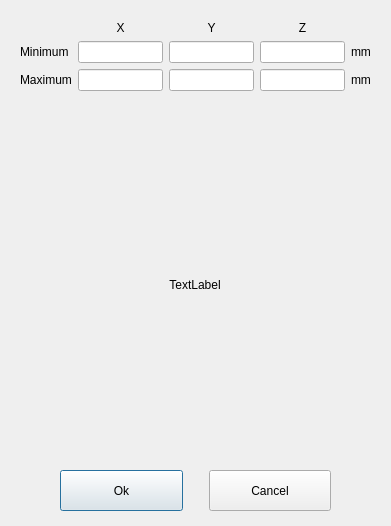
<?xml version="1.0" encoding="UTF-8"?>
<ui version="4.0">
 <class>BoundaryVisibleVolumeSettingForm</class>
 <widget class="QDialog" name="BoundaryVisibleVolumeSettingForm">
  <property name="geometry">
   <rect>
    <x>0</x>
    <y>0</y>
    <width>391</width>
    <height>526</height>
   </rect>
  </property>
  <property name="windowTitle">
   <string>Dialog</string>
  </property>
  <widget class="QWidget" name="gridLayoutWidget">
   <property name="geometry">
    <rect>
     <x>20</x>
     <y>20</y>
     <width>351</width>
     <height>71</height>
    </rect>
   </property>
   <layout class="QGridLayout" name="gridLayout">
    <item row="0" column="1">
     <widget class="QLabel" name="Xlabel">
      <property name="text">
       <string>X</string>
      </property>
      <property name="alignment">
       <set>Qt::AlignCenter</set>
      </property>
     </widget>
    </item>
    <item row="2" column="3">
     <widget class="QLineEdit" name="maxZlineEdit"/>
    </item>
    <item row="2" column="0">
     <widget class="QLabel" name="Maximumlabel">
      <property name="text">
       <string>Maximum</string>
      </property>
     </widget>
    </item>
    <item row="1" column="2">
     <widget class="QLineEdit" name="minYlineEdit"/>
    </item>
    <item row="1" column="1">
     <widget class="QLineEdit" name="minXlineEdit"/>
    </item>
    <item row="1" column="3">
     <widget class="QLineEdit" name="minZlineEdit"/>
    </item>
    <item row="2" column="2">
     <widget class="QLineEdit" name="maxYlineEdit"/>
    </item>
    <item row="0" column="2">
     <widget class="QLabel" name="Ylabel">
      <property name="text">
       <string>Y</string>
      </property>
      <property name="alignment">
       <set>Qt::AlignCenter</set>
      </property>
     </widget>
    </item>
    <item row="1" column="0">
     <widget class="QLabel" name="Minimumlabel">
      <property name="text">
       <string>Minimum</string>
      </property>
     </widget>
    </item>
    <item row="0" column="3">
     <widget class="QLabel" name="Zlabel">
      <property name="text">
       <string>Z</string>
      </property>
      <property name="alignment">
       <set>Qt::AlignCenter</set>
      </property>
     </widget>
    </item>
    <item row="2" column="1">
     <widget class="QLineEdit" name="maxXlineEdit"/>
    </item>
    <item row="1" column="4">
     <widget class="QLabel" name="mm1label">
      <property name="text">
       <string>mm</string>
      </property>
     </widget>
    </item>
    <item row="2" column="4">
     <widget class="QLabel" name="mm2label">
      <property name="text">
       <string>mm</string>
      </property>
     </widget>
    </item>
   </layout>
  </widget>
  <widget class="QLabel" name="Imagelabel">
   <property name="geometry">
    <rect>
     <x>20</x>
     <y>110</y>
     <width>350</width>
     <height>350</height>
    </rect>
   </property>
   <property name="sizePolicy">
    <sizepolicy hsizetype="Ignored" vsizetype="Ignored">
     <horstretch>0</horstretch>
     <verstretch>0</verstretch>
    </sizepolicy>
   </property>
   <property name="text">
    <string>TextLabel</string>
   </property>
   <property name="alignment">
    <set>Qt::AlignCenter</set>
   </property>
  </widget>
  <widget class="QWidget" name="horizontalLayoutWidget">
   <property name="geometry">
    <rect>
     <x>20</x>
     <y>470</y>
     <width>351</width>
     <height>41</height>
    </rect>
   </property>
   <layout class="QHBoxLayout" name="horizontalLayout">
    <item>
     <spacer name="horizontalSpacer">
      <property name="orientation">
       <enum>Qt::Horizontal</enum>
      </property>
      <property name="sizeType">
       <enum>QSizePolicy::Fixed</enum>
      </property>
      <property name="sizeHint" stdset="0">
       <size>
        <width>40</width>
        <height>20</height>
       </size>
      </property>
     </spacer>
    </item>
    <item>
     <widget class="QPushButton" name="OkpushButton">
      <property name="sizePolicy">
       <sizepolicy hsizetype="Minimum" vsizetype="Expanding">
        <horstretch>0</horstretch>
        <verstretch>0</verstretch>
       </sizepolicy>
      </property>
      <property name="text">
       <string>Ok</string>
      </property>
     </widget>
    </item>
    <item>
     <spacer name="horizontalSpacer_3">
      <property name="orientation">
       <enum>Qt::Horizontal</enum>
      </property>
      <property name="sizeType">
       <enum>QSizePolicy::Fixed</enum>
      </property>
      <property name="sizeHint" stdset="0">
       <size>
        <width>20</width>
        <height>20</height>
       </size>
      </property>
     </spacer>
    </item>
    <item>
     <widget class="QPushButton" name="CancelpushButton">
      <property name="sizePolicy">
       <sizepolicy hsizetype="Minimum" vsizetype="Expanding">
        <horstretch>0</horstretch>
        <verstretch>0</verstretch>
       </sizepolicy>
      </property>
      <property name="text">
       <string>Cancel</string>
      </property>
     </widget>
    </item>
    <item>
     <spacer name="horizontalSpacer_2">
      <property name="orientation">
       <enum>Qt::Horizontal</enum>
      </property>
      <property name="sizeType">
       <enum>QSizePolicy::Fixed</enum>
      </property>
      <property name="sizeHint" stdset="0">
       <size>
        <width>40</width>
        <height>20</height>
       </size>
      </property>
     </spacer>
    </item>
   </layout>
  </widget>
 </widget>
 <resources/>
 <connections/>
</ui>
